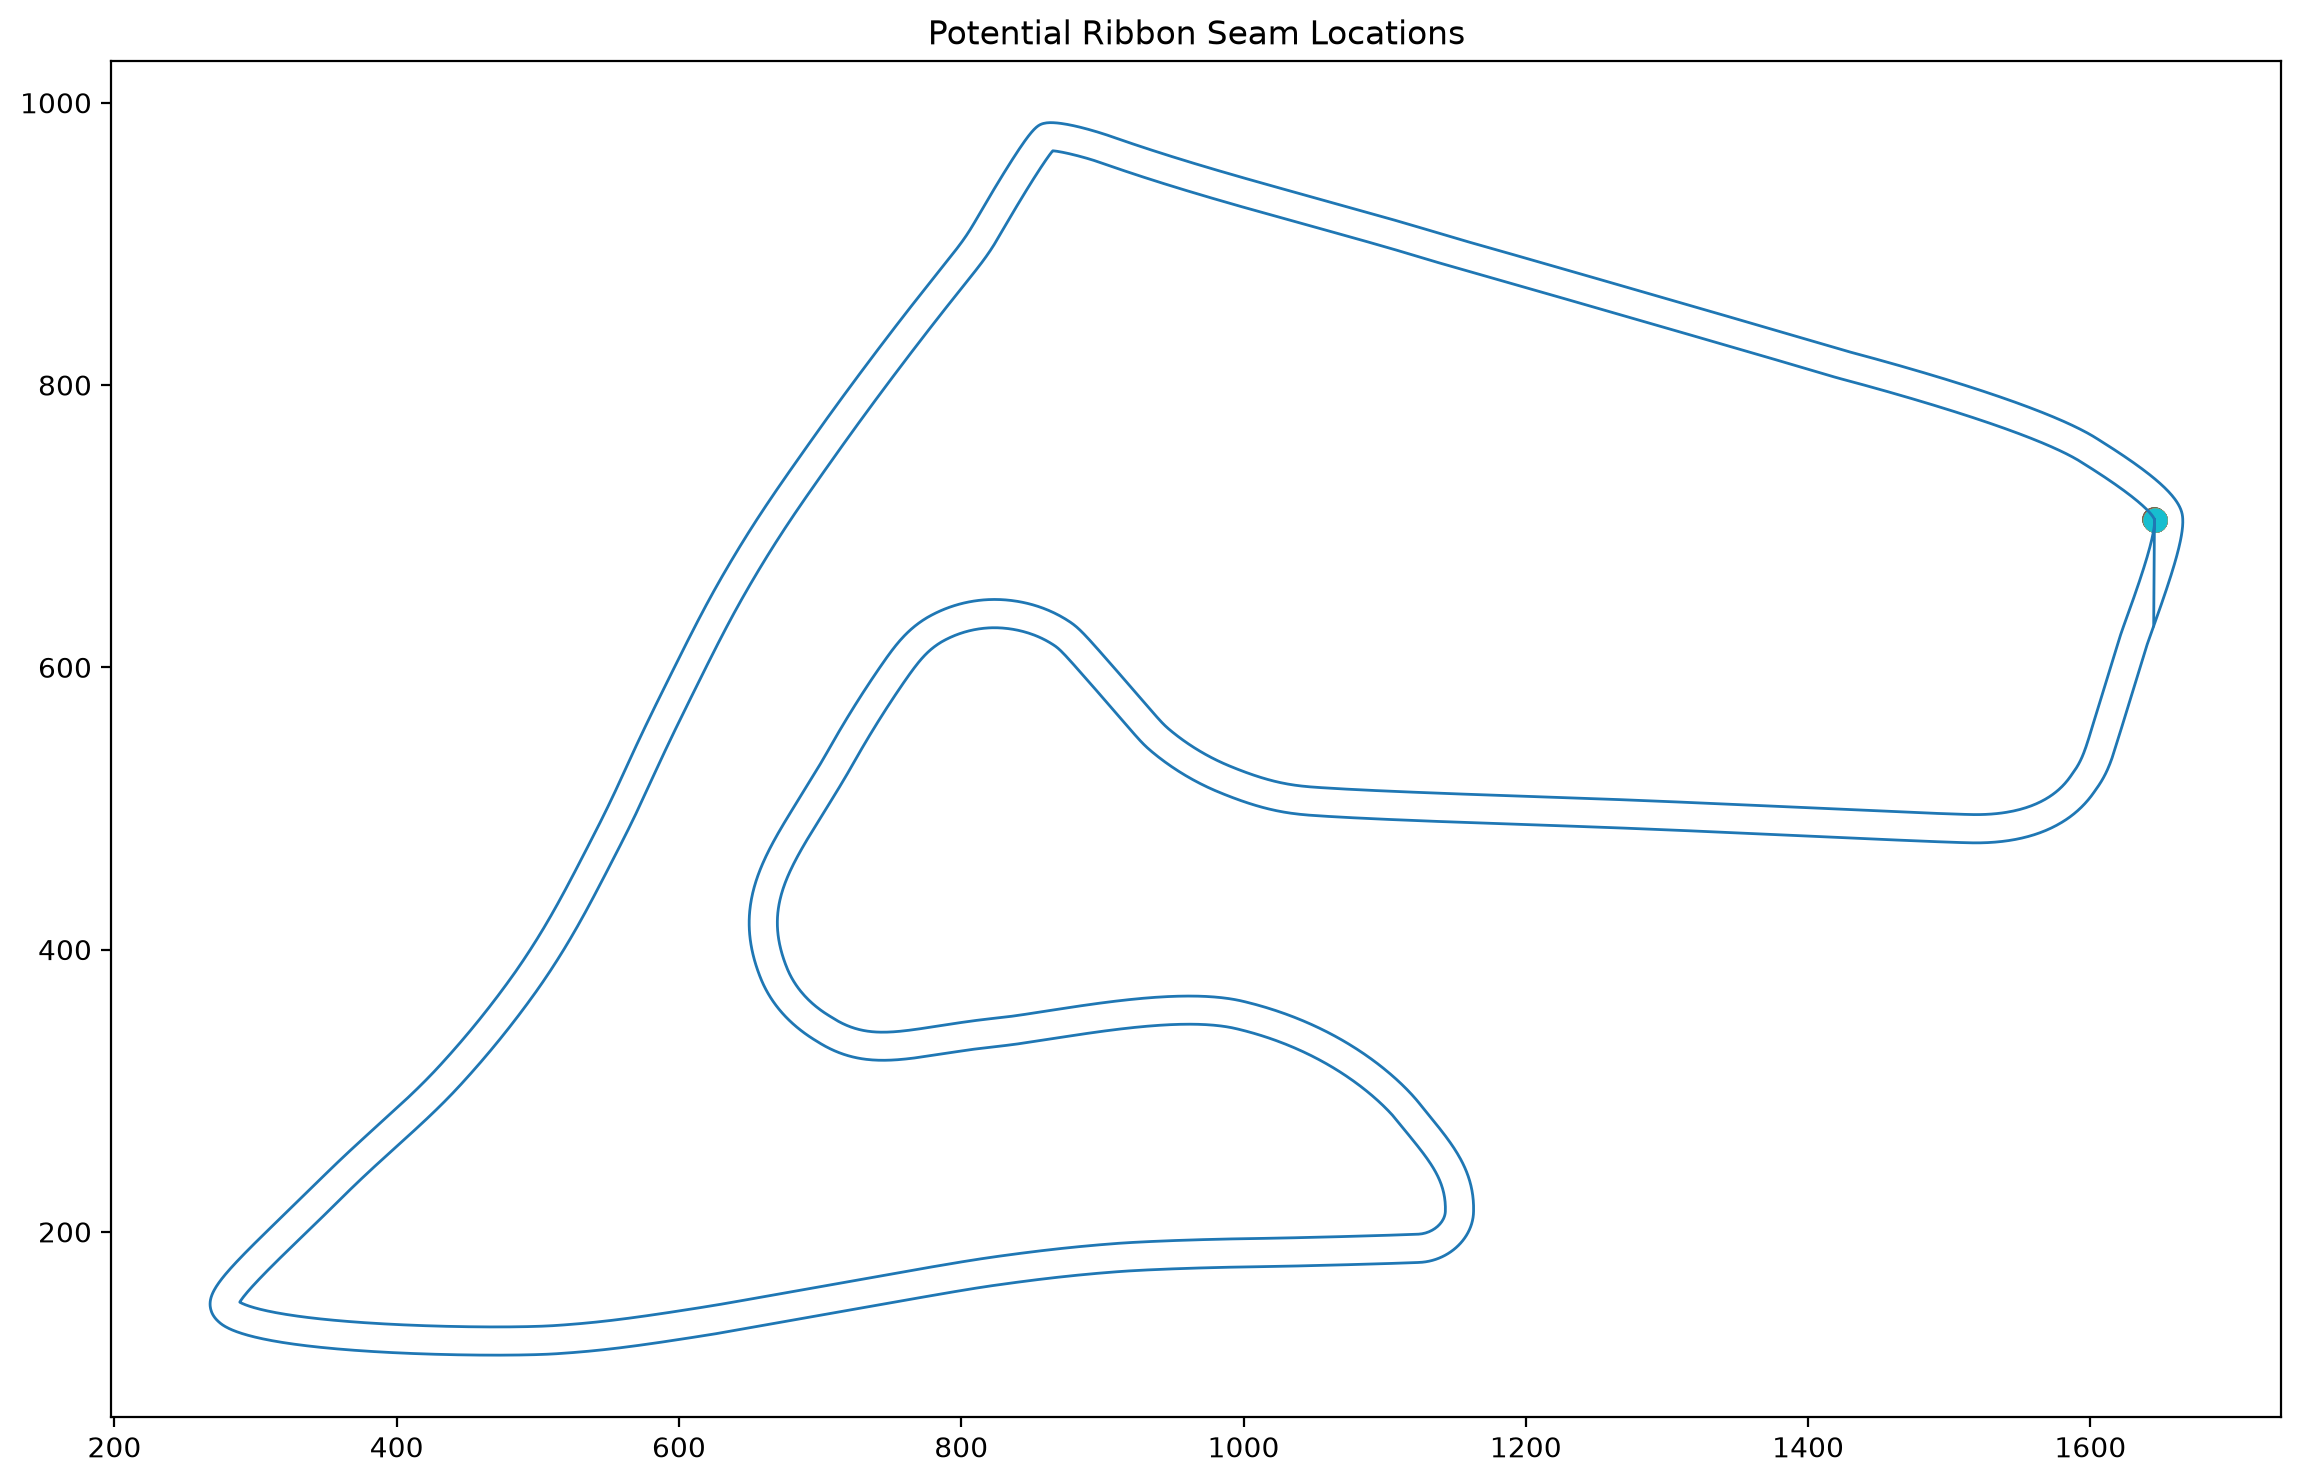

This figure's Python source:
from pathlib import Path
from svgpathtools import svg2paths

import numpy as np
import matplotlib.pyplot as plt
from scipy.spatial import KDTree

SVG_FILE = Path(
r"E:\Project_Shiftwright\external\racing-track-maps-vector\from-iracing\Road\spielberg\403-spielberg-gp\active.svg"
)

paths, _ = svg2paths(
    str(SVG_FILE)
)

path = paths[0]

N = 8000

pts = []

for i in range(N):

    p = path.point(
        i/(N-1)
    )

    pts.append([
        p.real,
        p.imag
    ])

pts = np.array(
    pts
)

tree = KDTree(
    pts
)

pairs = []

for i in range(N):

    dists, idxs = tree.query(
        pts[i],
        k=20
    )

    for d, j in zip(dists, idxs):

        if i == j:
            continue

        if abs(i-j) < 500:
            continue

        if d < 5:

            pairs.append(
                (
                    i,
                    j,
                    d
                )
            )

pairs.sort(
    key=lambda x:x[2]
)

plt.figure(
    figsize=(14,10)
)

plt.plot(
    pts[:,0],
    pts[:,1],
    linewidth=1
)

for idx,(i,j,d) in enumerate(
    pairs[:20]
):

    plt.scatter(
        pts[i,0],
        pts[i,1],
        s=60,
        label=f"A{idx}"
    )

    plt.scatter(
        pts[j,0],
        pts[j,1],
        s=60,
        label=f"B{idx}"
    )

plt.gca().set_aspect(
    "equal"
)

plt.title(
    "Potential Ribbon Seam Locations"
)

plt.savefig(
    "experiments/spielberg_seam_debug.png",
    dpi=200,
    bbox_inches="tight"
)

print(
    "Saved:"
    " experiments/spielberg_seam_debug.png"
)
